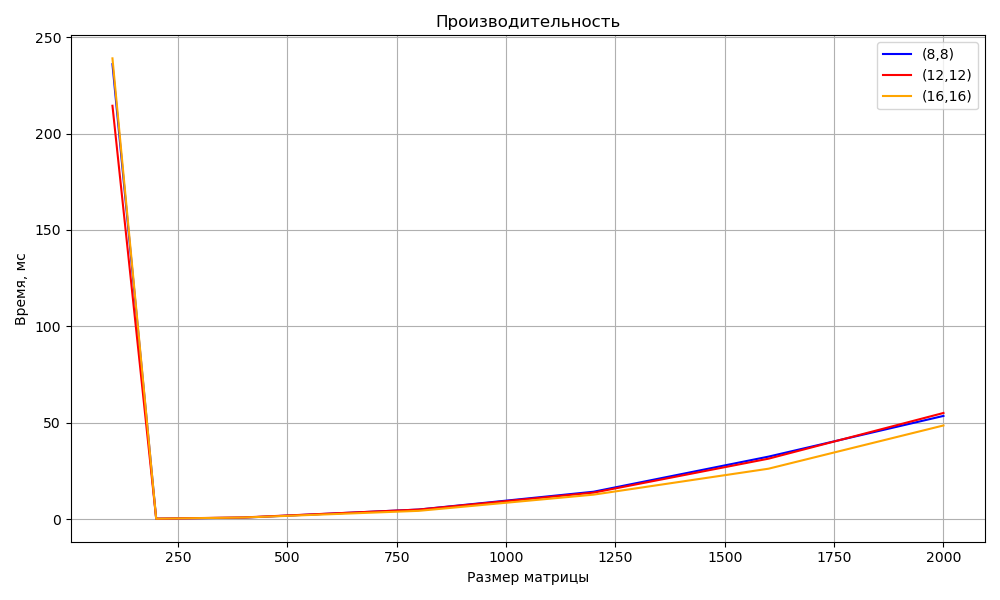

Here is the Python script that generated this plot:
import matplotlib.pyplot as plt


def plot(
    data1: list,
    time1: list,
    time2: list,
    time4: list,
    image: str,
) -> None:
    """
    Функция для построения графика.
    """
    plt.figure(figsize=(10, 6))
    plt.xlabel("Размер матрицы")
    plt.ylabel("Время, мс")
    plt.grid(True)

    plt.plot(data1, time1, color='blue', label='(8,8)')
    plt.plot(data1, time2, color='red', label='(12,12)')
    plt.plot(data1, time4, color='orange', label='(16,16)')

    plt.title("Производительность")
    plt.legend()
    plt.tight_layout()
    plt.savefig(image)
    plt.close()


def main():
    data1 = [100, 200, 400, 800, 1200, 1600, 2000]

    time_88 = [235.97, 0.354, 0.89, 5.09, 14.32, 32.52, 53.62]
    time_1212 = [214.408, 0.35, 1, 5.07, 13.85, 31.46, 55.143]
    time_1616 = [238.98, 0.34, 0.95, 4.41, 12.81, 26.26, 48.67]

    plot(data1, time_88, time_1212, time_1616, "plot.png")


if __name__ == "__main__":
    main()
